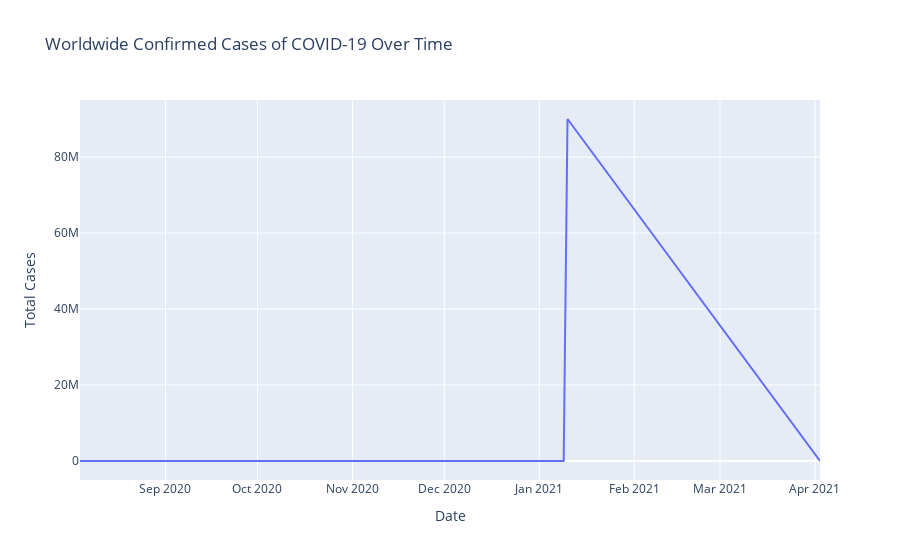

This figure's notebook cell:
### Code cell
fig = px.line(
    last_update, 
    x = 'Last_Update',
    y = 'Confirmed',
    title = 'Worldwide Confirmed Cases of COVID-19 Over Time',
    labels = {'Last_Update' : "Date", 'Confirmed' : 'Total Cases'}
)

fig.show()

### Figure 1 — Plotly figure (JSON) as saved in the notebook; plotly's stock layout.template omitted (floating-point values rounded to 4 significant figures)
{"data": [{"hovertemplate": "Date=%{x}<br>Total Cases=%{y}<extra></extra>", "legendgroup": "", "line": {"color": "#636efa", "dash": "solid"}, "marker": {"symbol": "circle"}, "mode": "lines", "name": "", "orientation": "v", "showlegend": false, "type": "scatter", "x": ["2020-08-04 02:27:56", "2020-08-07 22:34:20", "2020-12-21 13:27:30", "2021-01-08 23:22:27", "2021-01-10 05:22:12", "2021-04-02 15:13:53"], "xaxis": "x", "y": [152, 0, 788, 196, 90023279, 399], "yaxis": "y"}], "layout": {"legend": {"tracegroupgap": 0}, "title": {"text": "Worldwide Confirmed Cases of COVID-19 Over Time"}, "xaxis": {"anchor": "y", "domain": [0, 1], "title": {"text": "Date"}}, "yaxis": {"anchor": "x", "domain": [0, 1], "title": {"text": "Total Cases"}}}}
